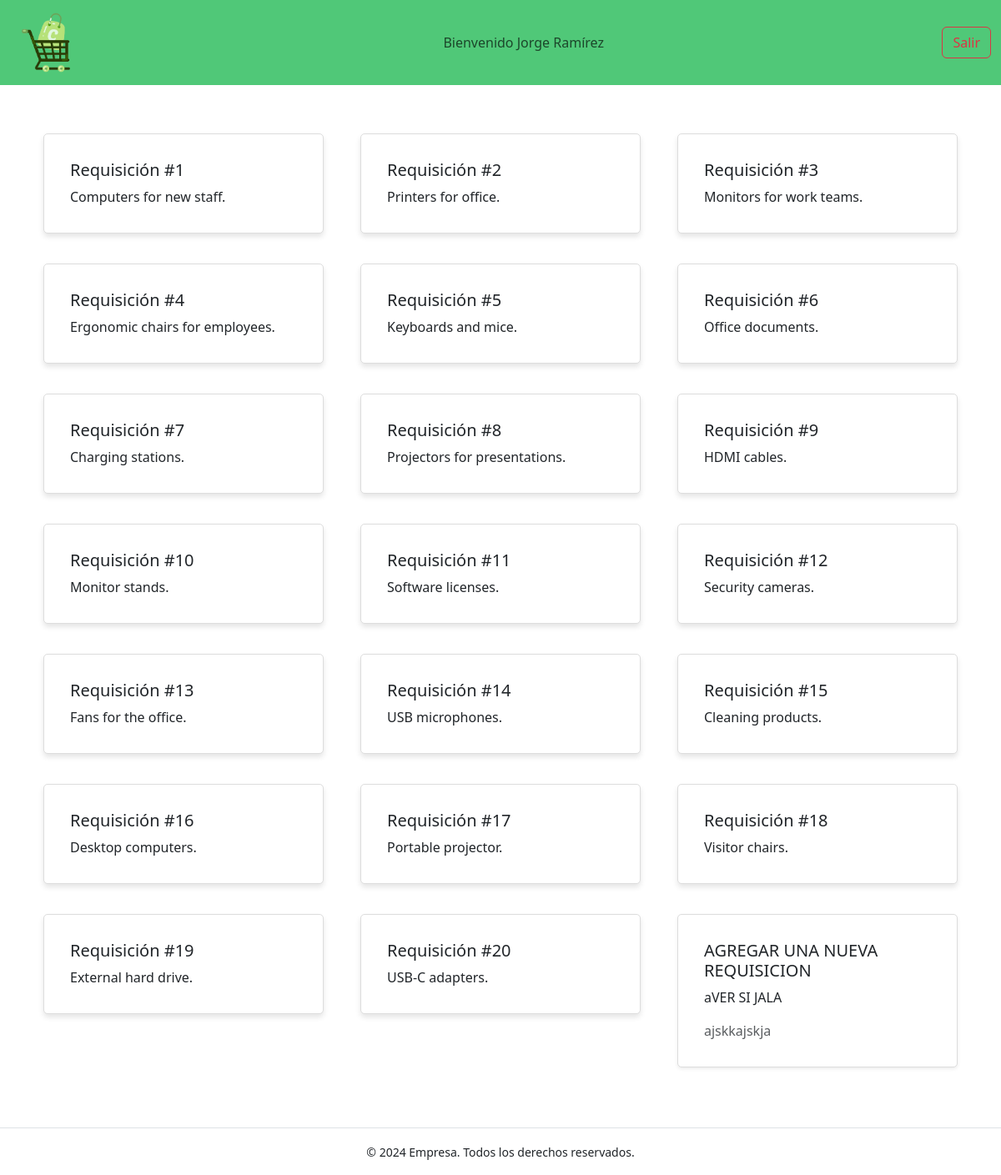
Screenshot of /php/req.php (signed in) with the database file from the repository.
### tables this page shows
CREATE TABLE `requisition` (
  `id` int NOT NULL,
  `requiredQuantity` int NOT NULL,
  `date` date NOT NULL,
  `description` varchar(100) DEFAULT NULL,
  `requester` int DEFAULT NULL,
  `authorizer` int DEFAULT NULL
);

### php/req.php (the view, shortened to what this page needs)
<!DOCTYPE html>
<html lang="es">
<head>
    <link href="https://cdn.jsdelivr.net/npm/bootstrap@5.3.2/dist/css/bootstrap.min.css" rel="stylesheet">
    <link href="../css/estilosReq.css" rel="stylesheet" >
</head>
<body>
<nav class="navbar navbar-expand-lg">
  <div class="container-fluid d-flex align-items-center justify-content-between">
    <a class="navbar-brand d-flex align-items-center" href="#">
      <img src="../images/logoNoL.png" alt="Bootstrap" width="90" class="me-2 mt-n1 mb-n1"></a>
    <ul class="navbar-nav mx-auto">
      <li class="nav-item">
        <span class="navbar-text">
        <?php
        echo "Bienvenido " . $_SESSION["firstName"] . " " . $_SESSION["lastName"];
        ?>
        </span>
      </li>
    </ul>
    <form class="d-flex" role="search">
  <a href="controladorCS.php" class="btn btn-outline-danger">Salir</a>
</form>
  </div>
</nav>
<div class="container my-5">
    <div class="row">
        <?php
        include "conexion_bd.php";
        $query = "SELECT id, description FROM requisition";
        $result = $conexion->query($query);
        if ($result->num_rows > 0) {
            while ($row = $result->fetch_assoc()) {
                echo '
                <div class="col-md-4 mb-3">
                    <div class="card ola" data-id="' . $row['id'] . '" style="cursor: pointer;">
                        <div class="card-body">
                            <h5 class="card-title">Requisición #' . $row['id'] . '</h5>
                            <p class="card-text">' . $row['description'] . '</p>
                        </div>
                    </div>
                </div>';
            }
        }
        ?>
        <div class="col-md-4">
                    <div class="card mb-4 shadow-sm" onclick="mostrarModal()">
                        <div class="card-body">
                            <h5 class="card-title">AGREGAR UNA NUEVA REQUISICION</h5>
                            <p class="card-text">aVER SI JALA</p>
                            <p class="card-text text-muted">ajskkajskja</p>
                        </div>
                    </div>
                </div>
    </div>
</div>
    <footer class="text-center py-3 border-top">
        <small>&copy; 2024 Empresa. Todos los derechos reservados.</small>
    </footer>
</body>
</html>

### css/estilosReq.css (style rules this page uses)
.card { border: 1px solid #ddd; border-radius: 5px; padding: 15px; margin: 10px; box-shadow: 0 4px 6px rgba(0, 0, 0, 0.1); cursor: pointer; }
body { background-color: #ffffff; }
.navbar { background-color: #50C878; }
.card { transition: transform 0.2s; }

### rows the page displays
requisition: id "1", description "Computers for new staff."
requisition: id "2", description "Printers for office."
requisition: id "3", description "Monitors for work teams."
requisition: id "4", description "Ergonomic chairs for employees."
requisition: id "5", description "Keyboards and mice."
requisition: id "6", description "Office documents."
requisition: id "7", description "Charging stations."
requisition: id "8", description "Projectors for presentations."
requisition: id "9", description "HDMI cables."
requisition: id "10", description "Monitor stands."
requisition: id "11", description "Software licenses."
requisition: id "12", description "Security cameras."
requisition: id "13", description "Fans for the office."
requisition: id "14", description "USB microphones."
requisition: id "15", description "Cleaning products."
requisition: id "16", description "Desktop computers."
requisition: id "17", description "Portable projector."
requisition: id "18", description "Visitor chairs."
requisition: id "19", description "External hard drive."
requisition: id "20", description "USB-C adapters."

### other values shown
$_SESSION["firstName"] "Jorge"
$_SESSION["lastName"] "Ramírez"
